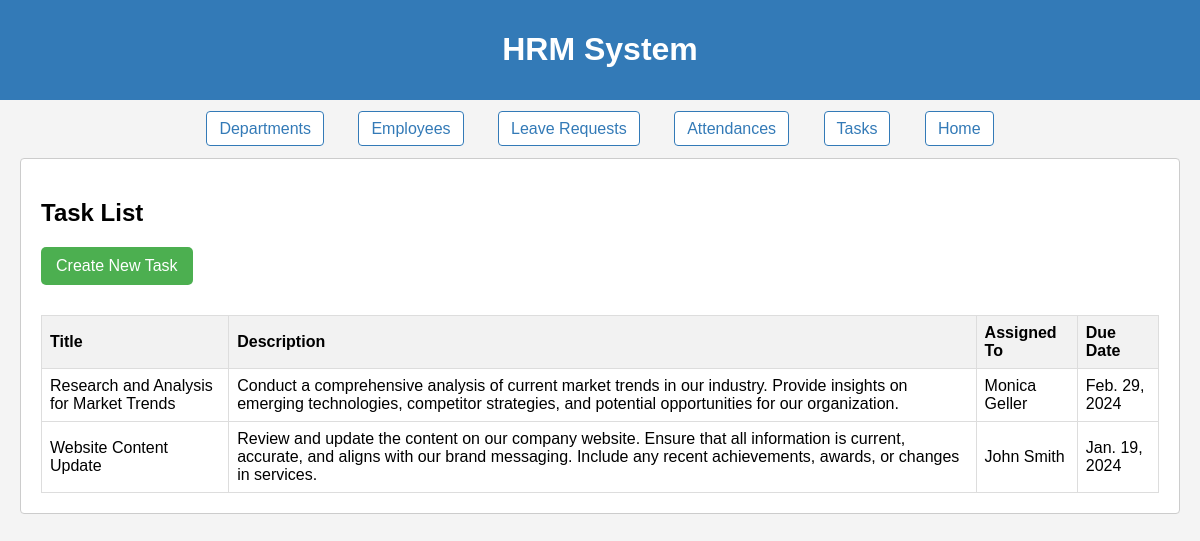
/tasks/, run on the app's committed database.
### final_app/models.py (models this page shows, shortened)
class BaseModel(models.Model):
    created_at = models.DateTimeField(auto_now_add=True)
    updated_at = models.DateTimeField(auto_now=True)
    class Meta:
        abstract = True

class Task(BaseModel):
    title = models.CharField(max_length=255)
    description = models.TextField()
    assigned_to = models.ForeignKey(Employee, on_delete=models.CASCADE)
    due_date = models.DateField()

class Employee(BaseModel):
    name = models.CharField(max_length=255)
    email = models.EmailField()
    age = models.IntegerField(null=True, blank=True)
    salary = models.DecimalField(max_digits=10, decimal_places=2, null=True, blank=True)
    department = models.ForeignKey(Department, on_delete=models.SET_NULL, null=True, blank=True)
    profile_image = models.ImageField(upload_to='employee_images/', null=True, blank=True)

### final_app/views.py (the view)
# urls.py: path('tasks/', TaskListView.as_view(), name='task-list'),
class TaskListView(ListView):
    model = Task
    template_name = 'task_list.html'
    context_object_name = 'tasks'

### final_app/templates/task_list.html (shortened to what this page needs)
{% extends 'base.html' %}
{% block content %}
  <section class="tasks">
    <h2>Task List</h2>
    <a href="{% url 'create-task' %}"><button>Create New Task</button></a>
    {% if tasks %}
      <table>
        <thead>
          <tr>
            <th>Title</th>
            <th>Description</th>
            <th>Assigned To</th>
            <th>Due Date</th>
          </tr>
        </thead>
        <tbody>
          {% for task in tasks %}
            <tr>
              <td>{{ task.title }}</td>
              <td>{{ task.description }}</td>
              <td>{{ task.assigned_to.name }}</td>
              <td>{{ task.due_date }}</td>
            </tr>
          {% endfor %}
        </tbody>
      </table>
    {% else %}
      <p>No tasks available.</p>
    {% endif %}
  </section>
{% endblock %}

### final_app/static/css/styles.css (style rules this page uses)
body { font-family: 'Arial', sans-serif; background-color: #f4f4f4; margin: 0; padding: 0; }
table { width: 100%; border-collapse: collapse; margin-top: 20px; }
th, td { border: 1px solid #ddd; padding: 8px; text-align: left; }
th { background-color: #f2f2f2; }
.tasks button { background-color: #4CAF50; color: white; padding: 10px 15px; border: none; border-radius: 5px; text-align: center; text-decoration: none; display: inline-block; font-size: 16px; margin-bottom: 10px; }

### data on the page
Task: title "Research and Analysis for Market Trends", description "Conduct a comprehensive analysis of current market trends in our industry. Provide insights on emerging technologies, competitor strategies, and potential opportunities for our organization.", assigned_to.name "Monica Geller", due_date "Feb. 29, 2024"
Task: title "Website Content Update", description "Review and update the content on our company website. Ensure that all information is current, accurate, and aligns with our brand messaging. Include any recent achievements, awards, or changes in services.", assigned_to.name "John Smith", due_date "Jan. 19, 2024"
